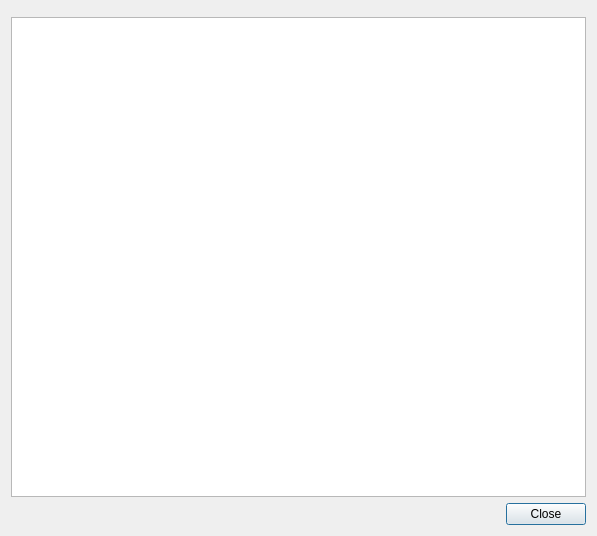
<ui version="4.0" >
 <class>MatrixEditorDialog</class>
 <widget class="QDialog" name="MatrixEditorDialog" >
  <property name="geometry" >
   <rect>
    <x>0</x>
    <y>0</y>
    <width>597</width>
    <height>536</height>
   </rect>
  </property>
  <property name="windowTitle" >
   <string>Matrix View</string>
  </property>
  <layout class="QGridLayout" >
   <item row="0" column="0" >
    <widget class="Kst::MatrixSelector" native="1" name="matrixSelector" >
    <property name="geometry" >
      <rect>
      <x>11</x>
      <y>11</y>
      <width>485</width>
      <height>0</height>
      </rect>
    </property>
    </widget>
   </item>
   <item row="1" column="0" >
    <widget class="QTableView" name="_matrices" />
   </item>
   <item row="2" column="0" >
    <widget class="QDialogButtonBox" name="buttonBox" >
     <property name="orientation" >
      <enum>Qt::Horizontal</enum>
     </property>
     <property name="standardButtons" >
      <set>QDialogButtonBox::Close</set>
     </property>
    </widget>
   </item>
  </layout>
 </widget>
 <customwidgets>
  <customwidget>
   <class>Kst::MatrixSelector</class>
   <extends>QWidget</extends>
   <header>matrixselector.h</header>
  </customwidget>
 </customwidgets>
 <resources/>
 <connections>
  <connection>
   <sender>buttonBox</sender>
   <signal>accepted()</signal>
   <receiver>MatrixEditorDialog</receiver>
   <slot>accept()</slot>
   <hints>
    <hint type="sourcelabel" >
     <x>248</x>
     <y>254</y>
    </hint>
    <hint type="destinationlabel" >
     <x>157</x>
     <y>274</y>
    </hint>
   </hints>
  </connection>
  <connection>
   <sender>buttonBox</sender>
   <signal>rejected()</signal>
   <receiver>MatrixEditorDialog</receiver>
   <slot>reject()</slot>
   <hints>
    <hint type="sourcelabel" >
     <x>316</x>
     <y>260</y>
    </hint>
    <hint type="destinationlabel" >
     <x>286</x>
     <y>274</y>
    </hint>
   </hints>
  </connection>
 </connections>
</ui>
